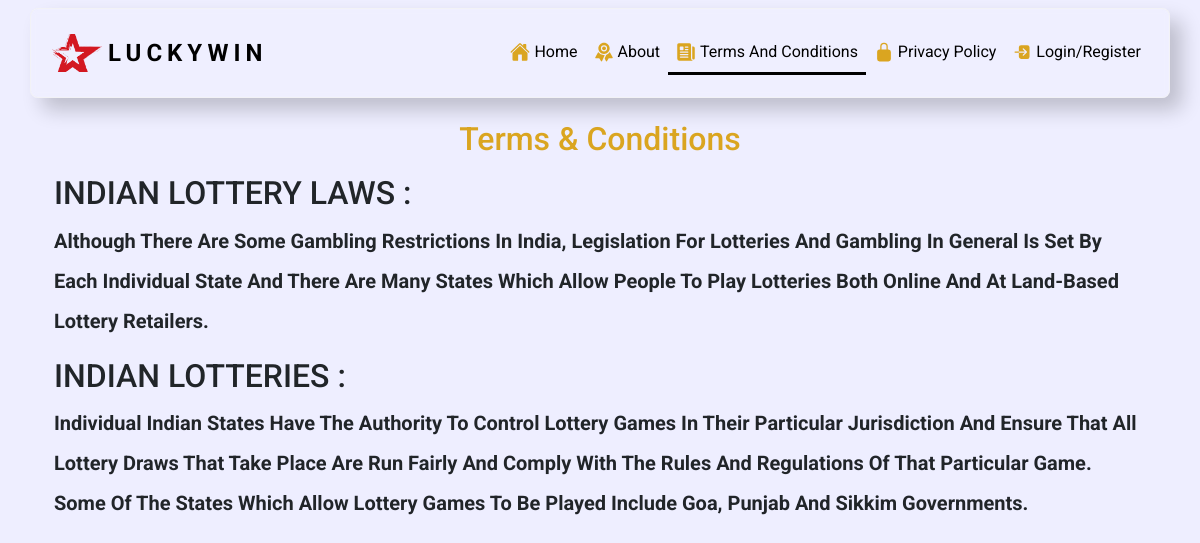
The app's page /content/tc.php with its own data.
### tables this page shows
CREATE TABLE `logo` (
  `id` int(100) NOT NULL,
  `title` varchar(255) NOT NULL,
  `image` varchar(255) NOT NULL,
  `created` timestamp NOT NULL DEFAULT current_timestamp() ON UPDATE current_timestamp(),
  `status` tinyint(1) NOT NULL
);

CREATE TABLE `terms` (
  `id` int(100) NOT NULL,
  `content` text NOT NULL,
  `created` varchar(255) NOT NULL,
  `status` tinyint(1) NOT NULL
);

### content/tc.php (the view, shortened to what this page needs)
<?php
include "../config/config.php";
?><!DOCTYPE html>
<html>
<head>
  <link href="https://cdn.jsdelivr.net/npm/bootstrap@5.0.2/dist/css/bootstrap.min.css" rel="stylesheet">
    <link rel="stylesheet" href="https://cdnjs.cloudflare.com/ajax/libs/font-awesome/6.4.2/css/all.min.css" />
</head>
<body>
<nav id="navbar-example2" class="navbar navbar-expand-lg fixed-top" style="background-color: #eeeeff;">
  <div class="container"
  style="  background-color: rgba(255, 255, 255, 0.08);
  box-shadow: 12px 12px 20px rgba(0, 0, 0, 0.2);
  border: 1px solid rgba(243, 243, 243, 0.7);
  border-radius: 8px;
  backdrop-filter: blur(3px);
  padding: 20px;
  ">
      <?php
        $sqllogo="select * from logo where status=1";
        $resultlogo=$connection->query($sqllogo);
       if(mysqli_num_rows($resultlogo)>0){
       if($row=mysqli_fetch_assoc($resultlogo)){
        ?>
        <a class="navbar-brand" href="ind.php" style="display: flex;justify-content: flex-start;align-items: center;">
    <img src="../admin/logo/uploads/<?php echo $row['image'] ?>" alt="<?php echo $row['image'] ?>"  width="52" height="38"  class="navbarlogo">
     <span style="letter-spacing: 5px;text-transform: uppercase;font-size: 24px;" class="fw-bold"><?php echo $row['title'] ?></span>
    </a>
        <?php
    }}
    ?>
    <div class="collapse navbar-collapse text-white" id="navbarSupportedContent" style="z-index:1000">
      <ul class="navbar-nav ms-auto mb-2 mb-lg-0">
        <li class="nav-item">
          <a class="nav-link  d-flex align-items-center" aria-current="page" href="../ind.php"><ion-icon name="home"></ion-icon>&nbsp;Home</a>
        </li>
         <li class="nav-item">
          <a class="nav-link  d-flex align-items-center"  href="about.php"><ion-icon name="ribbon"></ion-icon>&nbsp;about</a>
        </li>
        <li class="nav-item ">
          <a class="nav-link  d-flex align-items-center active-nav" href="tc.php"><ion-icon name="newspaper"></ion-icon>&nbsp;terms and conditions</a>
        </li>
         <li class="nav-item ">
          <a class="nav-link  d-flex align-items-center" href="pp.php"><ion-icon name="lock-closed"></ion-icon>&nbsp;Privacy policy</a>
        </li>
         <li class="nav-item ">
          <a class="nav-link  d-flex align-items-center" href="#" data-bs-toggle="modal" data-bs-target="#exampleModal"><ion-icon name="log-in"></ion-icon>&nbsp;Login/Register</a>
        </li>
      </ul>
    </div>
  </div>
</nav>
  <div id="termsandconditions" style="margin-top:120px" class="container">
  <center> <h2 style="color: goldenrod;" class="mb-3">Terms & Conditions</h2></center>
    <h5 class="lh-lg fw-bold">
      <?php
$sql = "SELECT * FROM `terms` where status=1";
$resultset = mysqli_query($connection, $sql) or die("database error:". mysqli_error($connection));
if(mysqli_num_rows($resultset)>0){
while( $rows = mysqli_fetch_assoc($resultset) ) {
?>
<div class="container" style="margin-top:5px;font-family:'Roboto',sans-serif">
       <?php
       echo  $rows['content'];
       ?>
</div>
<?php
}
}
?>
  </h5>
  </div>
</body>
</html>

### content/tc.php (style rules this page uses)
body { font-family: 'Roboto',sans-serif; background: #eeeeff; text-transform: capitalize; }
.active-nav { border-bottom: 3px solid black; }
ion-icon { color: goldenrod; font-size:20px }
.navbar-brand { color: black; }
.nav-item .nav-link { color: black; }
.navbarlogo { ; object-fit: cover; }

### records on screen
logo: image (picture), title "LUCKYWIN"
terms: content "INDIAN LOTTERY LAWS : Although There Are Some Gambling Restrictions In India, Legislation For Lotteries And Gambling In General Is Set By Each Individual State And There Are Many States Which Allow People To Play Lotteries Both Online And At Land-Based Lottery Retailers."
terms: content "INDIAN LOTTERIES : Individual Indian States Have The Authority To Control Lottery Games In Their Particular Jurisdiction And Ensure That All Lottery Draws That Take Place Are Run Fairly And Comply With The Rules And Regulations Of That Particular Game. Some Of The States Which Allow Lottery Games To Be Played Include Goa, Punjab And Sikkim Governments."
